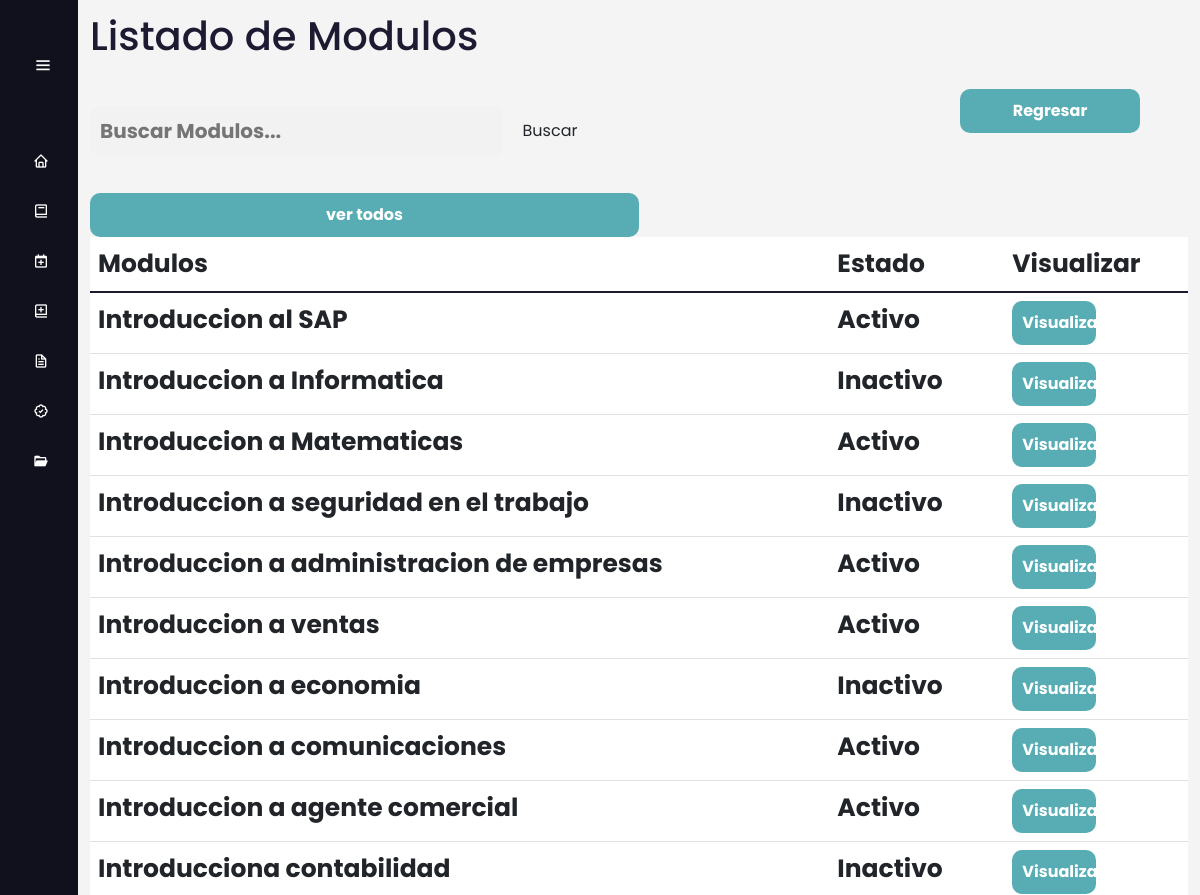
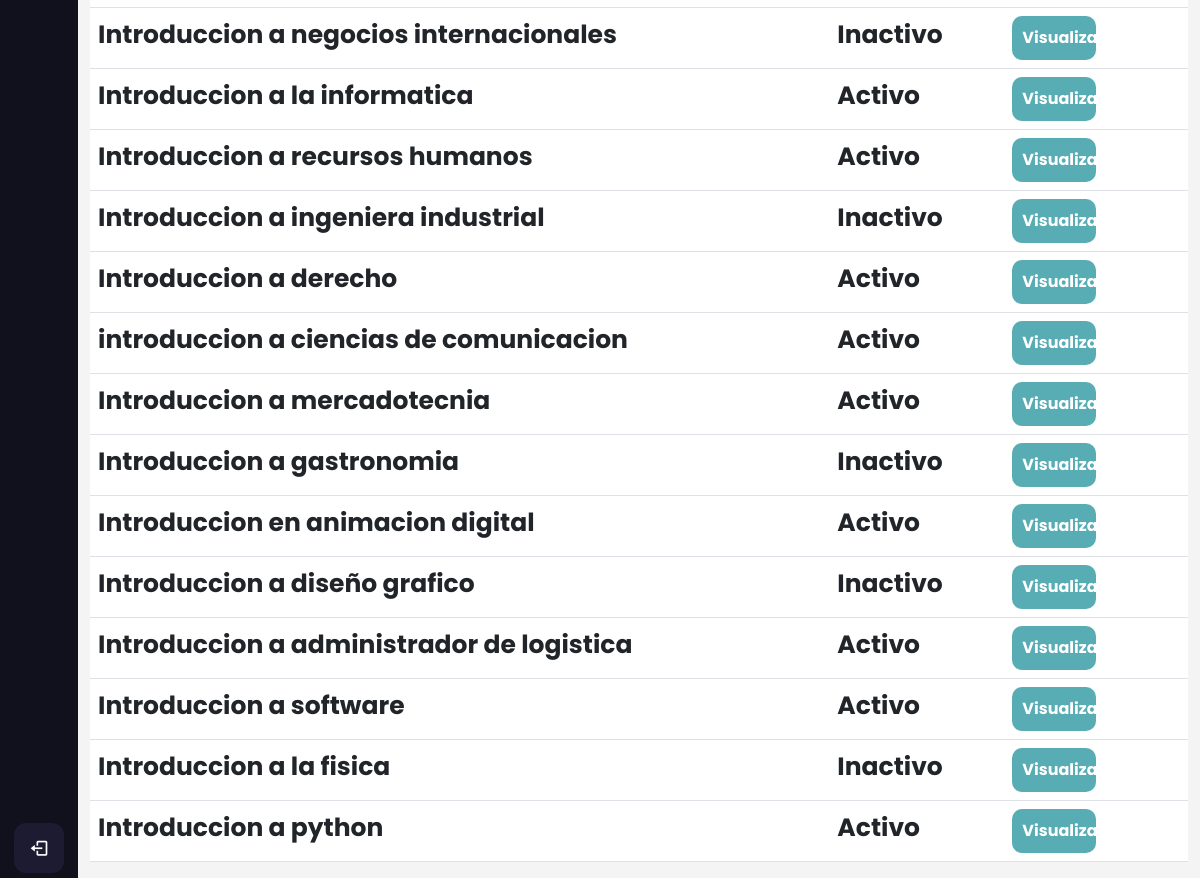
The page /cursos/filtrar_modulos/ on the database as committed earlier (2 pictures, top to bottom).
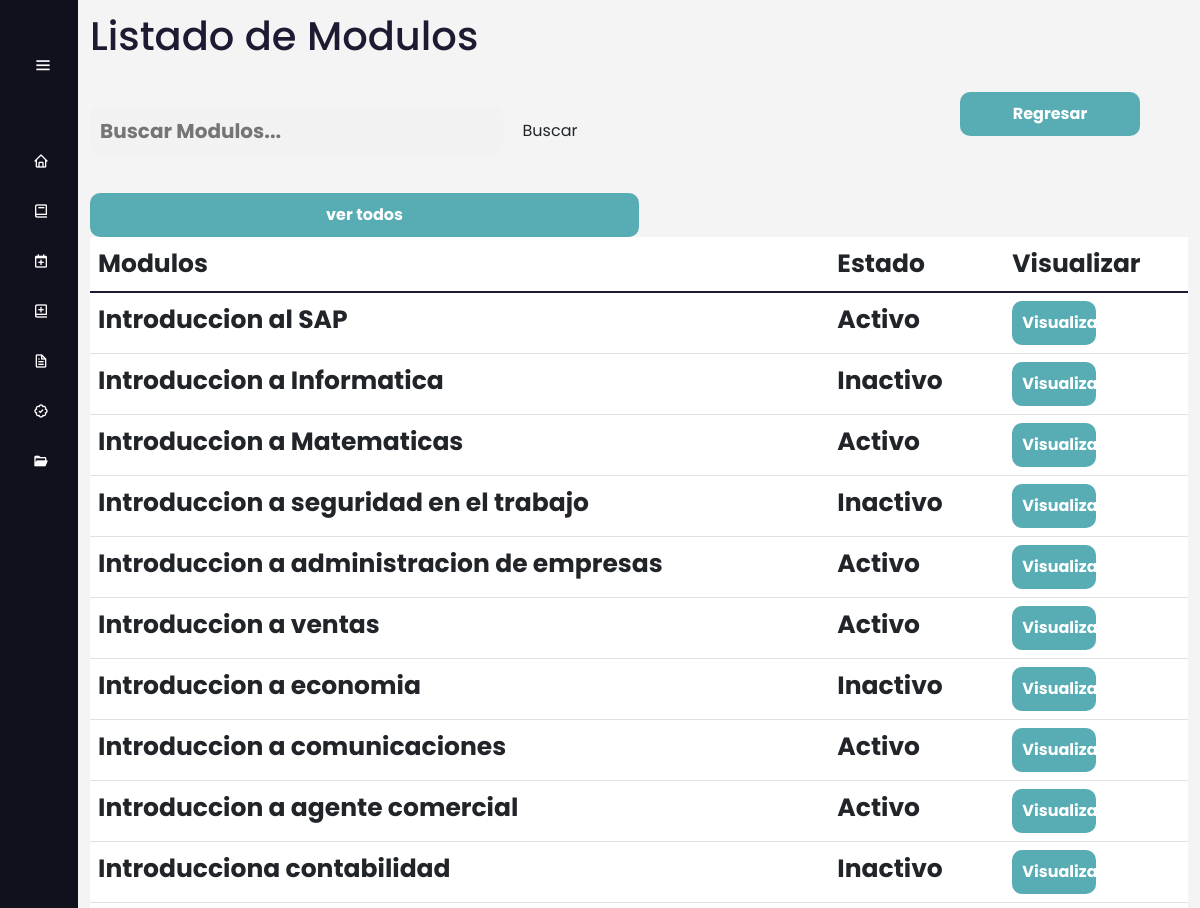
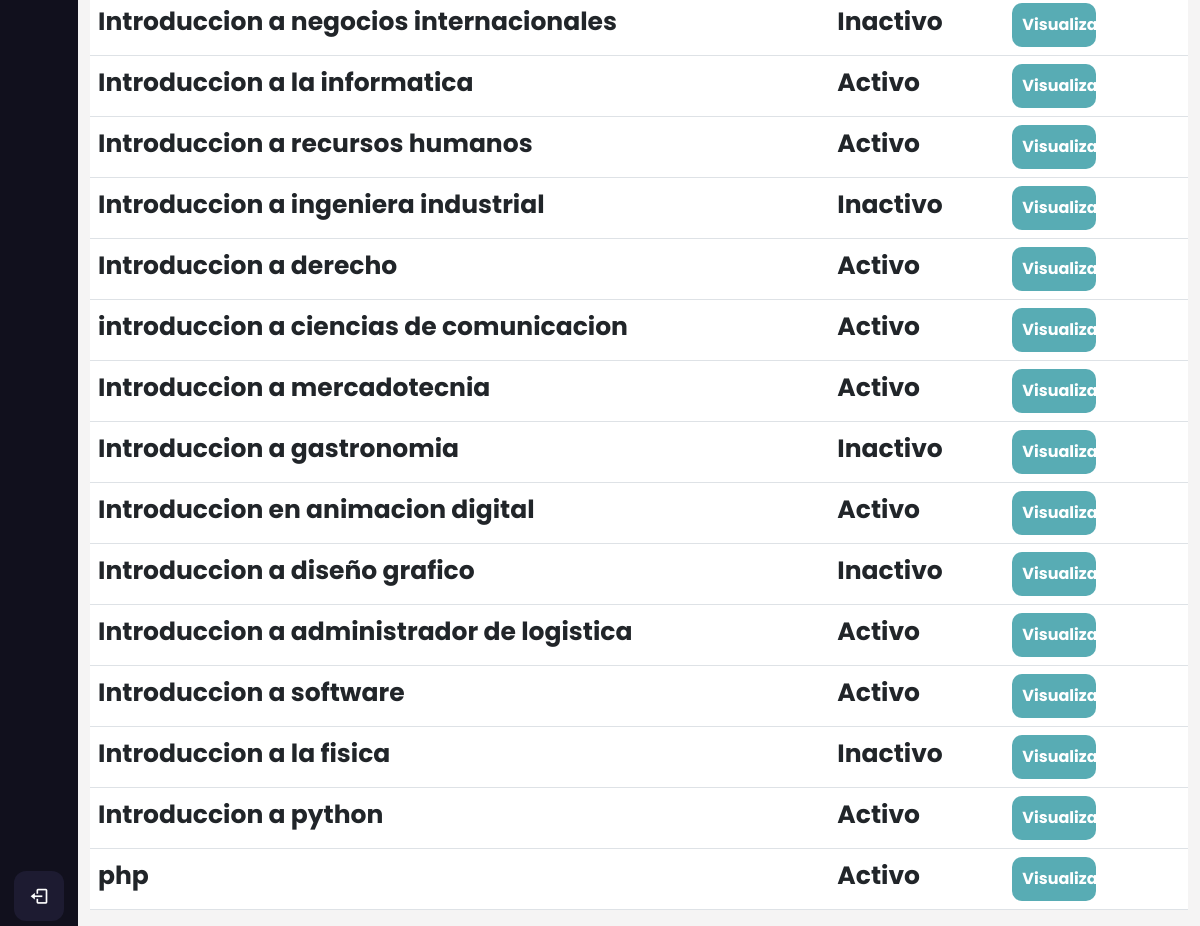
The same page on the database as committed later (2 pictures, top to bottom).
### AppCursos/models.py (models this page shows, shortened)
class Modulos(models.Model):
     nombre_modulo=models.CharField(max_length=100)
     estado_modulo= models.BooleanField(default=False)
     orden_modulo = models.IntegerField(blank=True, null=True)
     id_curso= models.ForeignKey(Cursos, on_delete=models.CASCADE,null=False)
     class Meta:
          verbose_name_plural = 'Modulos'

### AppCursos/views.py (the view)
# urls.py: path('filtrar_modulos/',views.filtrar_modulos,name="filtrar_modulos"),
def filtrar_modulos(request):
    filtro_m = Modulos.objects.filter(nombre_modulo__contains=request.GET.get('search',''))
    context = {'filtro_m':filtro_m}
    return render(request, 'Modulos/listar_modulos.html', {'listarm': filtro_m})

### Templates/Modulos/listar_modulos.html
{% extends 'Layout/Base.html' %}
{% load static %}
{% block content %}
<link rel="stylesheet" href="{% static 'Css/Curso.css' %}">
<div class="home_content">
    <div class="text">
        <h1> Listado de Modulos </h1>
        <br>
        <form class="search" action="{% url 'filtrar_modulos' %}" method="GET">
            <input type="text" class="search-bar" name="search" placeholder="Buscar Modulos...">
            <input type="submit" class="btn search-btn" value="Buscar">
        </form>
        <br>
        <a href="{% url 'listar_modulos' %}">
            <button>
            ver todos
            </button>
        </a>
        <div class="table-responsive">
            <table class="table table-hover " id="tablam">
                <thead>
                    <tr>
                        <th scope="col">Modulos</th>
                        <th scope="col">Estado</th>
                        <th scope="col"></th>
                        <th scope="col">Visualizar</th>
                    </tr>
                </thead>
                <tbody class="table-group-divider">
                    {% for modulos in listarm %}
                    <tr>
                        <th scope="row">{{modulos.nombre_modulo}}</th>
                        {% if modulos.estado_modulo %}
                        <th scope="row">Activo</th>
                        {% else %}
                        <th scope="row">Inactivo</th>
                        {% endif %}
                        <th scope="row">{{modulos.duracion_modulos_admin}}</th>
                        <td>
                            <a href="{% url 'ver_modulos' modulos.id %}">
                                <button class="back3">Visualizar</button>
                            </a>
                        </td>
                    </tr>
                </tbody>
                {% endfor %}
            </table>
        </div>
    </div>
</div>
<a href="{% url 'modulos' %}" id="back2">
    <div>
        <button class="back">Regresar</button>
    </div>
</a>
{% endblock %}

Rows that differ between the two databases and show on the page:
added Modulos: nombre_modulo "php", estado_modulo "Activo"
